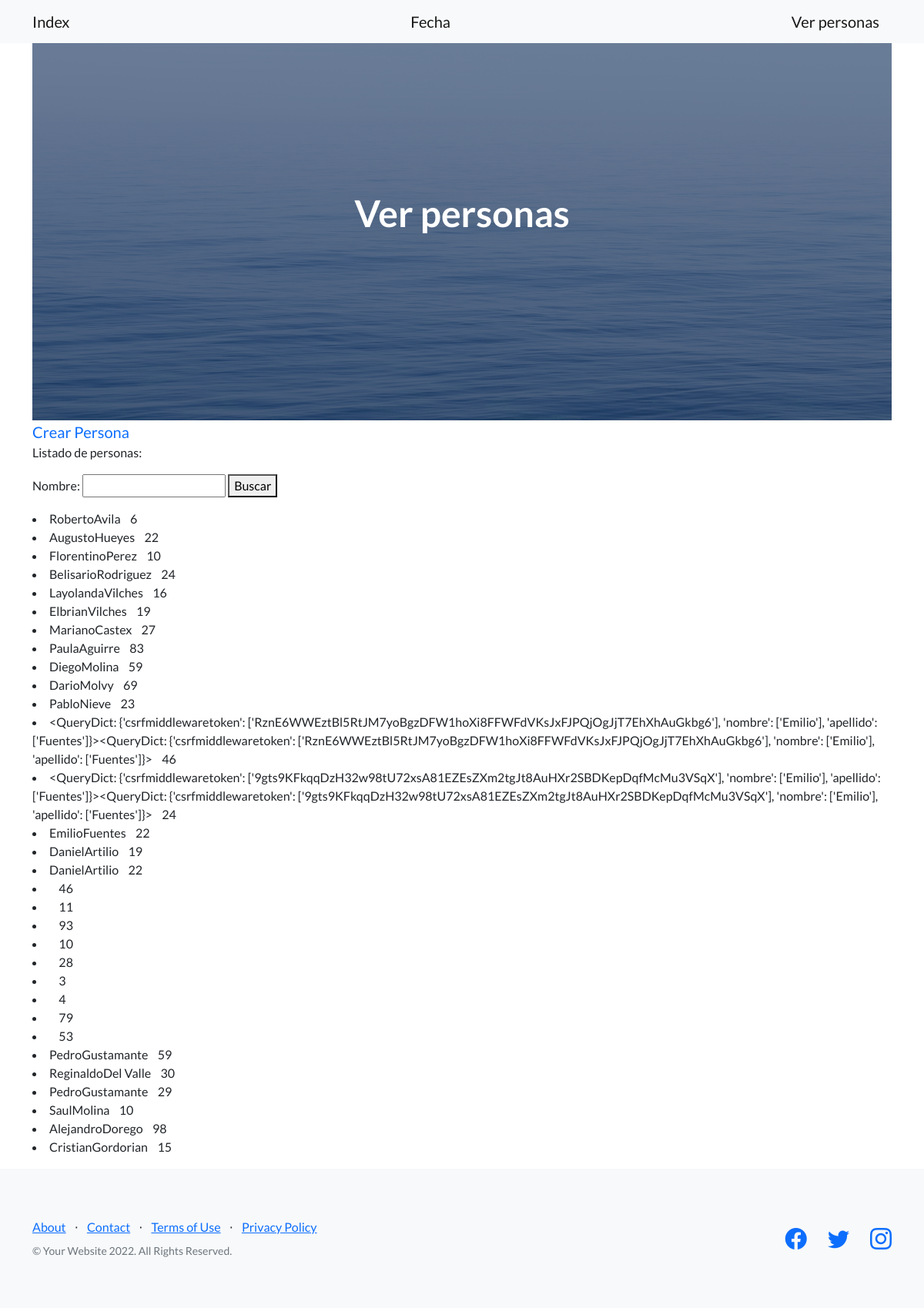
Page /ver-personas/ on the earlier database version.
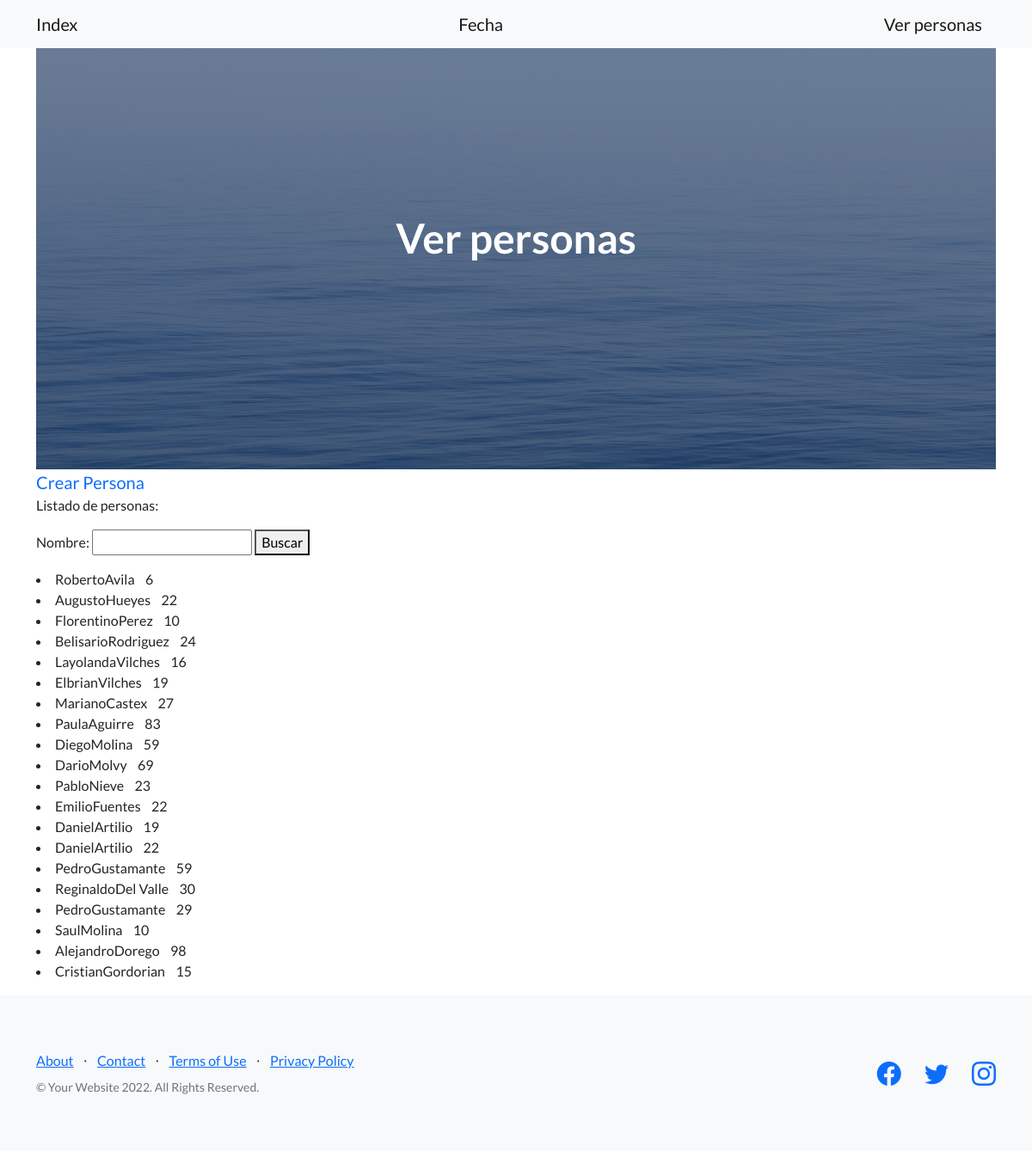
Same page on the later database version.
### home/models.py (models this page shows, shortened)
class Humano(models.Model):
    nombre = models.CharField(max_length=30)
    apellido = models.CharField(max_length=30)
    edad = models.IntegerField()
    fecha_creacion = models.DateField(null=True)

### home/views.py (the view)
# urls.py: path('ver-personas/', views.ver_personas, name='ver_personas'),
def ver_personas(request):
    nombre = request.GET.get('nombre', None)
    if nombre:
        personas = Humano.objects.filter(nombre__icontains=nombre)
    else:
        personas = Humano.objects.all()
    formulario = BusquedaHumanoFormulario()
    return render(request, 'home/ver_personas.html', {'personas': personas, 'formulario': formulario} )

### home/forms.py
class BusquedaHumanoFormulario(forms.Form):
    nombre = forms.CharField(max_length=30, required=False)

### home/templates/home/ver_personas.html (shortened to what this page needs)
{% extends 'home/index.html' %}
{% block h1_texto_header %}
Ver personas
{% endblock h1_texto_header %}
{% block index_contenido %}
<a class="navbar-brand" href={% url 'crear_persona' %}>Crear Persona</a>
<p>Listado de personas:</p>
<form action={% url 'ver_personas' %} method="GET">
    {{formulario}}
    <button> Buscar </button>
</form>
<p>
    {% for persona in  personas %}
        <li>{{persona.nombre}}{{persona.apellido}}&nbsp;&nbsp;&nbsp;&nbsp;{{persona.edad}}&nbsp;&nbsp;&nbsp;&nbsp;{{persona.fecha_nacimiento}}</li>
    {% endfor %}
</p>
{% endblock index_contenido %}

### home/templates/home/index.html (shortened to what this page needs)
{% extends 'padres/base.html' %}
{% block mi_contenido %}
    {% block mi_header %}
        <header class="masthead">
            <div class="container position-relative">
                <div class="row justify-content-center">
                    <div class="col-xl-6">
                        <div class="text-center text-white">
                            <h1 class="mb-5">
                                {% block h1_texto_header %}{% endblock h1_texto_header %}
                            </h1>
                        </div>
                    </div>
                </div>
            </div>
        </header>
    {% endblock mi_header %}
    {% block index_contenido %}
    {% endblock index_contenido %}
{% endblock mi_contenido %}

### home/templates/padres/base.html (shortened to what this page needs)
<!DOCTYPE html>
<html lang="en">
    <head>
        {% load static %}
        <link href="https://cdn.jsdelivr.net/npm/bootstrap-icons@1.5.0/font/bootstrap-icons.css" rel="stylesheet" type="text/css" />
        <link href={% static 'css/styles.css'%} rel="stylesheet" />
    </head>
    <body>
        <nav class="navbar navbar-light bg-light static-top">
            <div class="container">
                <a class="navbar-brand" href={% url 'index' %}>Index</a>
                <a class="navbar-brand" href={% url 'fecha' %}>Fecha</a>
                <a class="navbar-brand" href={% url 'ver_personas' %}>Ver personas</a>
            </div>
        </nav>
        <div class="container">
        {% block mi_contenido %}
        {% endblock mi_contenido %}
        </div>
        <footer class="footer bg-light">
            <div class="container">
                <div class="row">
                    <div class="col-lg-6 h-100 text-center text-lg-start my-auto">
                        <ul class="list-inline mb-2">
                            <li class="list-inline-item"><a href="#!">About</a></li>
                            <li class="list-inline-item">⋅</li>
                            <li class="list-inline-item"><a href="#!">Contact</a></li>
                            <li class="list-inline-item">⋅</li>
                            <li class="list-inline-item"><a href="#!">Terms of Use</a></li>
                            <li class="list-inline-item">⋅</li>
                            <li class="list-inline-item"><a href="#!">Privacy Policy</a></li>
                        </ul>
                        <p class="text-muted small mb-4 mb-lg-0">&copy; Your Website 2022. All Rights Reserved.</p>
                    </div>
                    <div class="col-lg-6 h-100 text-center text-lg-end my-auto">
                        <ul class="list-inline mb-0">
                            <li class="list-inline-item me-4">
                                <a href="#!"><i class="bi-facebook fs-3"></i></a>
                            </li>
                            <li class="list-inline-item me-4">
                                <a href="#!"><i class="bi-twitter fs-3"></i></a>
                            </li>
                            <li class="list-inline-item">
                                <a href="#!"><i class="bi-instagram fs-3"></i></a>
                            </li>
                        </ul>
                    </div>
                </div>
            </div>
        </footer>
    </body>
</html>

Differences in the rows shown:
removed Humano: nombre "<QueryDict: {'csrfmiddlewaretoken': ['RznE6WWEztBl5RtJM7yoBgzDFW1hoXi8FFWFdVKsJxFJPQjOgJjT7EhXhAuGkbg6'], 'nombre': ['Emilio'], 'apellido': ['Fuentes']}>", apellido "<QueryDict: {'csrfmiddlewaretoken': ['RznE6WWEztBl5RtJM7yoBgzDFW1hoXi8FFWFdVKsJxFJPQjOgJjT7EhXhAuGkbg6'], 'nombre': ['Emilio'], 'apellido': ['Fuentes']}>", edad "46"
removed Humano: nombre "<QueryDict: {'csrfmiddlewaretoken': ['9gts9KFkqqDzH32w98tU72xsA81EZEsZXm2tgJt8AuHXr2SBDKepDqfMcMu3VSqX'], 'nombre': ['Emilio'], 'apellido': ['Fuentes']}>", apellido "<QueryDict: {'csrfmiddlewaretoken': ['9gts9KFkqqDzH32w98tU72xsA81EZEsZXm2tgJt8AuHXr2SBDKepDqfMcMu3VSqX'], 'nombre': ['Emilio'], 'apellido': ['Fuentes']}>", edad "24"
removed Humano: edad "46"
removed Humano: edad "11"
removed Humano: edad "93"
removed Humano: edad "10"
removed Humano: edad "28"
removed Humano: edad "3"
removed Humano: edad "4"
removed Humano: edad "79"
removed Humano: edad "53"
